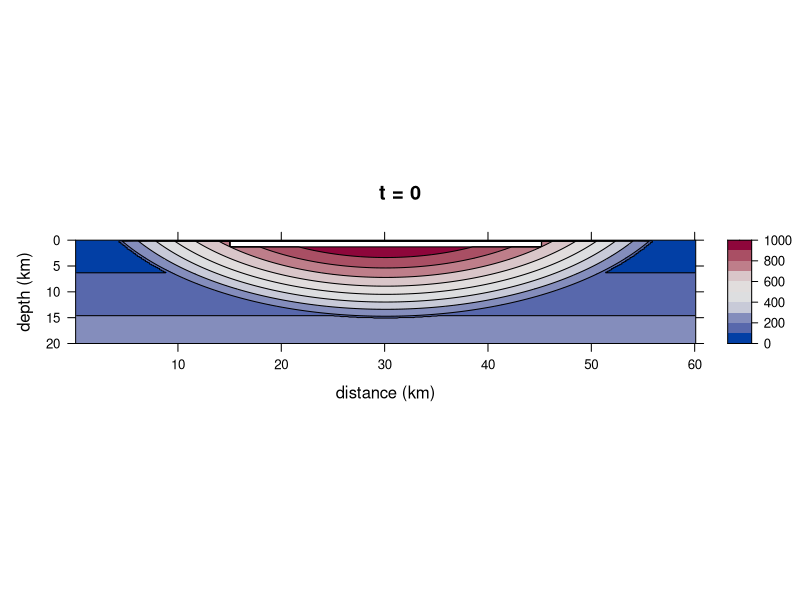

R code for this plot: (Note: a time limit stopped this script after it produced the figure.)
# This script creates a finite difference model of the cooling of a melt sheet
# caused by an impact.
# Specifically, this script is used to run the model in steps to achive a longer
# total number of iterations.
# In this case we model the cooling of the Morokweng melt sheet.
# This code is designed to run in R.
# Updated 2020.10.30 CH


## SETUP -----------------------------------------------------------------------

# Clear all from workspace/environment.
  # rm(list = ls())

# Install and load required packages.
  # Install and load lattice for plotting results.
  if(!require(lattice)){install.packages("lattice")}
  library(lattice)
  # Install and load grDevices for plot color schemes.
  if(!require(grDevices)){install.packages("grDevices")}
  library(grDevices)


## SET MODEL DIMENSIONS --------------------------------------------------------

# Define grid size and node spacing for the model.

# Define size of model domain. 
  x.size <- 60000  # [m]
  z.size <- 20000  # [m]
# Set resolution (number of nodes).  
  x.num <- 300
  z.num <- 200 
# Define stepsize.
  dx <- x.size / (x.num - 1)  # [m] 
  dz <- z.size / (z.num - 1)  # [m]  
# Create vectors of node locations.
  x <- seq(from = 0, to = x.size, by = dx)  # [m]
  z <- seq(from = 0, to = z.size, by = dz)  # [m]


## SET MODEL PARAMETERS --------------------------------------------------------

# Define material properties and initialize arrays for the model area and for
# the melt sheet. 
# All temperatures in °C should be converted to K before running the model.

# Set and calculate constants.
# Set latent heat of fusion of diopside.
  # Suggested value: 421000 J/kg; Abramov and Kring (2007)
  L <- 421000  # [J/kg] 
# Set liquidus temperature.
  # Suggested value: 1195°C from MELTS modeling.
  T.liquidus.C <- 1195  # [°C]
  T.liquidus <- T.liquidus.C + 273.15  # [K]
# Set solidus temperature.
  # Suggested value: 796°C from MELTS modeling.
  T.solidus.C <- 796  # [°C]
  T.solidus <- T.solidus.C + 273.15  # [K]
# Set Zr saturation temperature from MELTS modeling.
  T.Zrsat.C <- 880  # [°C]
# Set heat capacity with no latent heat.
  # Suggested value: 1000 J/(kg*K), heat capacity of basement, melt, breccia; 
  # Abramov and Kring (2007)
  Cp.nolatent <- 1000  # [J/(kg*K)]
# Set initial heat capacity.
  Cp.initial <- matrix(data = Cp.nolatent, nrow = x.num, 
                       ncol = z.num)  # [J/(kg*K)]
# Calculate heat capacity accounting for latent heat of fusion.
  # Suggested value: 3339 J/(kg*K); Abramov and Kring (2007)
  Cp.prime <- Cp.initial + (L / (T.liquidus - T.solidus))  # [J/(kg*K)]
# Initialize matrix for initial model setup below.
  Cp.0 <- Cp.initial  
# Set thermal conductivity.
  # Suggested value: 2.5 W/(m*K), thermal conductivity of basement, melt, 
  # breccia; Abramov and Kring (2007)
  k <- matrix(data = 2.5, nrow = x.num, ncol = z.num)  #[W/(m*K)]
# Set heat productiion.
  # Suggested value: 2.2e-6 is average A value from Jones (1988), table 6
  A <- matrix(data = 2.2e-6, nrow = x.num, ncol = z.num)  # [W/(m^3)]
# Set density.
  # Suggested value: 2700 kg/(m^3), density of basement, melt, breccia; 
  # Abramov and Kring (2007)
  rho <- matrix(data = 2700, nrow = x.num, ncol = z.num)  # [kg/(m^3)]
# Calculate thermal diffusivity.
  Kappa <- k / (rho * Cp.nolatent)   # [(m^2)/s]
  Kappa.min <- min(Kappa)  # [(m^2)/s] 
# Set tectonic uplift rate.
  # We assumed no tectonic uplift. 
  U <- matrix(data = 0, nrow = x.num, ncol = z.num)  # [m/s]
# Set geothermal gradient.
  # Suggested value: 12 K/km, low end of gradient from Jones (1992) 
  a.Kkm <- 12  # [K/km]
  a <- a.Kkm / 1000  # [K/m]

# Define time step.
  dt.max.x <- (dx ^ 2) / (6 * Kappa.min)  # [s] 
  dt.max.z <- (dz ^ 2) / (6 * Kappa.min)  # [s] 
  dt.min <- min(dt.max.x, dt.max.z)
  dt.yr <- dt.min * 3.17098e-8 # [yr]
  dt <- dt.min
# Choose our own dt (has to be bigger than dt.min).
  dt.choice.yr <- 100  # [yr] 
  dt <- dt.choice.yr / 3.17098e-8  # [s]

# Set material properties of the melt sheet.
# Set the temperature of melt sheet.
  # Suggested value: 2370°C; Timms et al. (2017)  
  # Another option: 1700°C; Abramov and Kring (2007)
  T.meltsheet.C <- 2370  # [°C]
  T.meltsheet <- T.meltsheet.C + 273.15  # [K]
# Set dimensions of melt sheet.
  meltsheetdiameter <- 30000  # [m]
  meltsheetvolume <- 800  # [km^3]
# Calculate melt sheet thickness.
  meltsheetvolume.m3 <- meltsheetvolume * (1000 ^ 3)
  meltsheetthickness <- meltsheetvolume.m3 / 
    (((meltsheetdiameter / 2) ^ 2) * pi)  # [m]
# Find the position of the melt sheet in the modeling domain.
  # If the melt sheet is centered in the x direction in the model, find the 
  # position in meters along the x axis of the left (start) and right (end) 
  # sides of the meltsheet.
  xstart.melt <- mean(x) - (meltsheetdiameter / 2)  # [m]
  xend.melt <- mean(x) + (meltsheetdiameter / 2)  # [m]
# Find the index in the vector that corresponds to the positions above.
  xstart.melt.index <- which(abs(x - xstart.melt) == min(abs(x - xstart.melt)))
  xend.melt.index <- which(abs(x - xend.melt) == min(abs(x - xend.melt)))
# Find the z positions of the melt sheet. Make the melt sheet start on the 
# second row of the matrix, below the air layer.
  zstart.melt.index <- 2 
# If the melt sheet is meltsheetthickness and starts at the second row of the
# model, find the index that corresponds to the bottom of the melt sheet.
  zend.melt <- z[2] + meltsheetthickness
  zend.melt.index <- round(zend.melt / dz, digits = 0)
# Rename zend.melt for clarity later on.
  base.MS <- zend.melt / 1000  # [km]
# Input the sample height above base of melt sheet.
  M3.1 <- 0.7532
  M3.2 <- 0.4696
  M3.3 <- 0.2596
  M3.4 <- 0.1701
  M3.6 <- 0.1050

# Set a value for the air (surface) temperature.
  T.surface.C <- 25  # [°C]
  T.surface <- T.surface.C + 273.15  # [K]

# # Save table of parameters as a .csv file. Uncomment if needed.
# # Create and populate a data frame of model parameters (MP).
#   MP <- as.data.frame(matrix(data = NA, nrow = 1, ncol = 3))
#   colnames(MP) <- c("Variable", "Units", "Value")
#   # Model domain and resolution.
#   MP[1, ]  <- c("Model domain and resolution", "", "")
#   MP[2, ]  <- c("Modeled domain, distance", "km", x.size / 1000)
#   MP[3, ]  <- c("Model step size, distance", "m", round(dx, digits = 1))
#   MP[4, ]  <- c("Modeled domain, depth", "km", z.size / 1000)
#   MP[5, ]  <- c("Model step size, depth", "m", round(dz, digits = 1))
#   MP[6, ]  <- c("Model time step", "years", round(dt.choice.yr, digits = 1))
#   # Melt sheet size.
#   MP[7, ]  <- c("Melt sheet dimensions", "", "")
#   MP[8, ]  <- c("Melt sheet diameter", "km", meltsheetdiameter / 1000)
#   MP[9, ]  <- c("Melt sheet volume", "km^3", meltsheetvolume)
#   MP[10, ] <- c("Melt sheet thickness", "km", round(meltsheetthickness / 1000, digits = 2))
#   # Melt sheet and basement rock properties.
#   MP[11, ] <- c("Physical properties of basement and melt sheet", "", "")
#   MP[12, ] <- c("Geothermal gradient", "°C/km", a.Kkm)
#   MP[13, ] <- c("Latent heat of fusion of diopside", "J/kg", L)
#   MP[14, ] <- c("Heat capacity, no latent heat effects", "J/(kg*K)", Cp.nolatent)
#   MP[15, ] <- c("Heat capacity, accounting for latent heat of fusion", "J/(kg*K)", round(Cp.prime[1, 1], digits = 1))
#   MP[16, ] <- c("Thermal conductivity", "W/(m*K)", k[1, 1])
#   MP[17, ] <- c("Heat production, basement and melt sheet", "W/(m^3)", A[1, 1])
#   MP[18, ] <- c("Density, basement and melt sheet", "kg/(m^3)", rho[1,1])
#   MP[19, ] <- c("Thermal diffusivity, basement and melt", "(m^2)/s", round(Kappa[1, 1], digits = 7))
#   MP[20, ] <- c("Tectonic uplift", "m/s", U[1, 1])
#   # Temperatures.
#   MP[21, ] <- c("Temperatures", "", "")
#   MP[22, ] <- c("Temperature, melt sheet at time = 0", "°C", T.meltsheet.C)
#   MP[23, ] <- c("Temperature, surface", "°C", T.surface.C)
#   MP[24, ] <- c("Temperature, liquidus", "°C", T.liquidus.C)
#   MP[25, ] <- c("Temperature, solidus", "°C", T.solidus.C)
#   MP[26, ] <- c("Temperature, Zr saturation", "°C", T.Zrsat.C)
# # Write table to csv. Change path for your working directory.
#   write.csv(MP, file = "Morokweng Results/MeltSheet Results_2020.08.26/ModelParameters_2020.08.26.csv")


## INITIAL T DISTRIBUTION ------------------------------------------------------

# Set up an initial condition of an instantaneously emplaced melt sheet at an 
# elevated temperature and a central uplift region.

# Initialize a matrix for initial temperature conditions.
  T.0 <- matrix(data = 0, nrow = x.num, ncol = z.num)  # [K]
# Assign the first row of the initial matrix to be the air temperature.
  T.0[ , 1] <- T.surface  # [K] 
# Make a geotherm for the initialization matrix.
  for (i in 2:z.num) {
    T.0[ , i] <- T.0[1, 1] + a * z[i]
  }

# Elevate the temperature at central uplift.
  # Elevate the temperature at the central uplift by creating an ellipse with a
  # temperature gradient that is centered above the model domain (in the sky).
  # Here we used a large circle with a diameter two times larger than the melt 
  # sheet diameter, centered above the melt sheet. We scaled the temperature by 
  # position from center of ellipse and replaced these temperatures on relevant
  # nodes of the T.0 initialization matrix.
  for (i in 1:x.num) {
    for (j in 1:z.num) {
      # Calculate the value at the node to determine if it inside or outside the 
      # ellipse.
      node.value <- (((x[[i]] - mean(x))^2) / ((meltsheetdiameter)^2)) + 
        (((z[[j]] - (-meltsheetdiameter / 2))^2) / ((meltsheetdiameter) ^ 2))
      # Assign a value to the uplift matrix that depends on whether the node is
      # inside out outside the uplift ellipse.
      if (node.value <= 1) {
        # Inside the ellipse, scale the temperature position to decrease from 
        # center of ellipse. 
        T.0[i, j] <- 1600 + -node.value * 1150
      } else {
        # Outside the ellipse, keep the geotherm the same temperature.
        T.0[i, j] <- T.0[i, j] 
      }
    }
  }
# Check to see how the uplift geometry and scaling looks (uncomment next line).
  # levelplot(T.0 - 273.15, col.regions = rev(hcl.colors(n = 25, palette = 'Spectral')))

# Emplace the melt sheet on the initial conditions matrix. 
  # Set material properties of the melt sheet.
  for (i in xstart.melt.index:xend.melt.index) {
    for (j in zstart.melt.index:zend.melt.index) {
      T.0[i, j] <- T.meltsheet
      # k[i, j]     <- 3.0    # thermal conductivity, [W/(m*K)]
      # A[i, j]     <- 1e-6   # heat production, [W/(m^3)]
      # rho[i, j]   <- 3300   # density, [kg/(m^3)]
      if (T.0[i, j] < T.liquidus & T.0[i, j] > T.solidus) {
        Cp.0[i, j] <- Cp.initial[i, j]   # heat capacity, [J/(kg*K)]
      } else {
        Cp.0[i, j] <- Cp.prime[i, j]  
      }
      # Kappa[i, j] <- k[i, j] / (rho[i, j] * Cp[i, j])  # [(m^2)/s]
    }
  }
# Reapply air layer to top row of the model to cover the overwriting by the code
# that inserts the central uplift region.
  T.0[, 1] <- T.surface  # [K]

# Plot initial conditions to verify that the model is set up correctly.
levelplot(T.0 - 273.15,
  # Change x and y axis scales and labeling.
  scales = list(x = list(labels = seq(from = 0, to = (x.size / 1000), by = 10)),
                y = list(labels = seq(from = 0, to = (z.size / 1000), by = 5))),
  # Flip y axis so depth increases down.
  ylim = c(200, 0),
  # Add plot labels and title.
  xlab = "distance (km)", 
  ylab = "depth (km)", 
  main = "t = 0",
  # Set the aspect ratio of plot.
  aspect = (z.size / 2) / x.size,
  # Set the color scheme.
  col.regions = hcl.colors(n = 12.5, palette = "Blue-Red"),
  # Turn on contour lines.
  contour = T,
  # Set colorbar limits and density of contour interval on plot.
  # Uncomment the next line to color all temperatures.
  # at = c(seq(0, 2400, length.out = 12.5)))
  # Or, using the next line: color a restricted range of temperatures to better 
  # see the gradient of the central uplift region.
  at = c(seq(0, 1000, length.out = 11)))


## CREATE FUNCTION OF THERMAL MODEL --------------------------------------------

# Make a function to solve the finite difference equation for n time steps.
RunModel <- function(n.timesteps) {
  # Initialize a list as a container for model returns at different times.
  T.n <- list()
  # Place T.0 in the first position of the T.n list.
  T.n[[1]] <- T.0
  # Initialize a list as a container for model returns at Cp values.
  Cp <- list()
  # Place Cp.0 in the first position of the Cp list.
  Cp[[1]] <- Cp.0
  for (t in 1:n.timesteps) {
    # Initialize T.n[[t + 1]]
    T.n[[t + 1]] <- matrix(data = NA, nrow = x.num, ncol = z.num)
    # Initialize Cp[[t + 1]]
    Cp[[t + 1]] <- matrix(data = NA, nrow = x.num, ncol = z.num)
    # Calculate T for interior of T.n[[t + 1]] matrix.
    for (i in 2:(x.num - 1)) {
      for (j in 2:(z.num - 1)) {
        # Set constant T border.
        T.n[[t + 1]][, 1] <- T.n[[1]][1, 1]  # top
        T.n[[t + 1]][, z.num] <- T.n[[1]][x.num, z.num]  # bottom
        T.n[[t + 1]][x.num, ] <- T.n[[t]][x.num, ]  # right
        T.n[[t + 1]][1, ] <- T.n[[1]][1, ]  # left
        # Calculate T in the interior of the model
        T.n[[t + 1]][i, j] <- T.n[[t]][i, j] +
          # conduction term
          ((Kappa[i, j] * dt) * (((T.n[[t]][(i + 1), j] - (2 * T.n[[t]][i, j]) + T.n[[t]][(i - 1), j]) / (dx ^ 2)) + ((T.n[[t]][i, (j + 1)] - (2 * T.n[[t]][i, j]) + T.n[[t]][i, (j - 1)]) / (dz ^ 2) ))) +
          # heat production term
          ((A[i, j] * dt) / (rho[i, j] * Cp[[t]][i, j])) +
          # advection/uplift term
          (U[i, j] * dt * ((T.n[[t]][i, (j + 1)] - T.n[[t]][i, j]) / dz))
      }
    }
    # Calculate Cp based on the most recent run of the model to be used in the
    # next iteration of the model.
    # Set constant Cp border.
    Cp[[t + 1]][1, ] <- Cp.initial[1, ]  # left
    Cp[[t + 1]][x.num, ] <- Cp.initial[x.num, ]  # right
    Cp[[t + 1]][, 1] <- Cp.initial[, 1]  # top
    Cp[[t + 1]][, z.num] <- Cp.initial[, z.num]  # bottom
    # Calculate Cp for interior of the model.
    for (i in 2:(x.num - 1)) {
      for (j in 2:(z.num - 1)) {
        Cp[[t + 1]][i, j] <- ifelse(T.n[[t + 1]][i, j] < T.liquidus && T.n[[t + 1]][i, j] > T.solidus, Cp.prime[i, j], Cp.initial[i, j])
      }
    }
  }
  objects.to.return <- list("T.n" = T.n, "Cp" = Cp)
  return(objects.to.return)
}


## RUN MODEL -------------------------------------------------------------------

# Solve the finite difference equation for n time steps.
# Set number of time steps. 
  n <- 10000 
# Run model for n timesteps.
  model.results <- RunModel(n)  
# Save the model results of temperature to R environment.
  T.n <- model.results$T.n  # [K]

# Save model results to computer. Change path for your working directory.
  # saveRDS(T.n, file = "Morokweng Results/MeltSheet Results_2020.08.27/T.n_2370_n10000.RData")
# Load in previous model run results. Change path for your working directory.
  # T.n <- readRDS("Morokweng Results/MeltSheet Results_2020.06.23/T.n_1700.RData")


## PLOT 2D MODEL RESULTS -------------------------------------------------------

# Make plotting function to plot model results in °C using the lattice package.
levelplotCH <- function(IterationNumber,
                        x.axis.in.m = x,
                        z.axis.in.m = z,
                        dtyr = dt.yr,
                        xnum = x.num,
                        znum = z.num,
                        xval = x.size,
                        zval = z.size) {
  # Specify dataset by the model iteration number.
  InputMatrix <- T.n[[IterationNumber]]
  # Make plot.                                                
  OutputPlot <- levelplot(InputMatrix - 273.15,
    # Change x and y axis scales and labeling.
    scales = list(x = list(labels = seq(from = 0, to = (xval / 1000), by = 10)),
                  y = list(labels = seq(from = 0, to = (zval / 1000), by = 2))),
    # Flip y axis so depth increases down.
    # Cut off the bottom part of the model because of edge effects.
    ylim = c(100, 0),
    # Add plot labels and title.
    xlab = "distance (km)", # x axis label
    ylab = "depth (km)", # y axis label
    main = paste("t =", (round(((IterationNumber - 1) * dt.choice.yr),
                               digits = 0)) / 1000, "ka", sep = " "),
    # Set the aspect ratio of plot.
    aspect = (zval / 2) / xval,
    # Set the color scheme.
    col.regions = hcl.colors(n = 12.5, palette = "Blue-Red"),
    # Commount out the line above and uncomment the lind below to plot in 
    # grayscale.
    # col.regions = rev(hcl.colors(n = 25, palette = 'Grays')),  
    contour = T,  # Add contour lines.
    # Set colorbar limits and density of contour interval on plot.
    at = c(seq(0, 2400, length.out = 12.5))) 
  return(OutputPlot)
}

# Make plotting function to plot model results in °C zoomed in on the top four 
# kilometers of the model. See function above for code comments.
levelplotCHzoom <- function(IterationNumber,
                            x.axis.in.m = x,
                            z.axis.in.m = z,
                            dtyr = dt.yr,
                            xnum = x.num,
                            znum = z.num,
                            xval = x.size,
                            zval = z.size) {
  InputMatrix <- T.n[[IterationNumber]]          
  OutputPlot <- levelplot(InputMatrix - 273.15,
    scales = list(x = list(labels = seq(from = 0, to = (xval / 1000), by = 10)),
    y = list(labels = seq(from = 0, to = (zval / 1000), by = 1))),
    ylim = c(40, 0),
    xlab = "distance (km)",
    ylab = "depth (km)",
    main = paste("t =", (round(((IterationNumber - 1) * dt.choice.yr), 
                               digits = 0)) / 1000, "ka", sep = " "),
    aspect = (zval / 2) / xval,
    col.regions = hcl.colors(n = 12.5, palette = "Blue-Red"),
    contour = T,
    at = c(seq(0, 2400, length.out = 12.5)))
  return(OutputPlot)
}

# Make plotting function to plot model results in °C zoomed in on the top four 
# kilometers of the model with only contour lines, no color. 
# See function above for code comments.
levelplotCHzoom.nocolor <- function(IterationNumber,
                                    x.axis.in.m = x,
                                    z.axis.in.m = z,
                                    dtyr = dt.yr,
                                    xnum = x.num,
                                    znum = z.num,
                                    xval = x.size,
                                    zval = z.size) {
  InputMatrix <- T.n[[IterationNumber]]                               
  OutputPlot <- levelplot(InputMatrix - 273.15,
    scales = list(x = list(labels = seq(from = 0, to = (xval / 1000), by = 10)),
                  y = list(labels = seq(from = 0, to = (zval / 1000), by = 1))),
    ylim = c(40, 0),
    xlab = "distance (km)", 
    ylab = "depth (km)",
    main = paste("t =", (round(((IterationNumber - 1) * dt.choice.yr), 
                               digits = 0)) / 1000, "ka", sep = " "),
    aspect = (zval / 2) / xval,
    region = FALSE,
    # col.regions = hcl.colors(n = 12.5, palette = "Blue-Red"),
    contour = T, 
    at = c(seq(0, 2400, length.out = 12.5))) 
  return(OutputPlot)
}

# Check to see that the model ran correctly and that the plotting functions
# work (uncomment the next lines).
  # levelplotCH(101)
  # levelplotCHzoom(20001)
  # levelplotCHzoom.nocolor(1)


## RUN MODEL FOR 1 Myr TO 2 Myr ------------------------------------------------

# Run model from 1 to 1.5 Myr.

# Replace the starting conditions with the last conditions from the previous
# model run.
  T.0 <- model.results$T.n[[length(T.n)]]
  Cp.0 <- model.results$Cp[[length(T.n)]]

# Solve the finite difference equation for n time steps.
  # Set number of time steps. 
  n2 <- 5000 
  # Run model for n timesteps.
  model.results <- RunModel(n2)  
  # Save the model results of temperature to R environment.
  T.n.2 <- model.results$T.n  # [K]

# Save model results to computer. Change path for your working directory.
  # saveRDS(T.n.2, file = "Morokweng Results/MeltSheet Results_2020.08.27/T.n.2_2370_10002to15002.RData")

# Combine T.n and T.n.2 by appending T.n.2 to the bottom of the T.n list.
  T.n <- c(T.n, T.n.2)


# Run model from 1.5 to 2 Myr.

# Replace the starting conditions with the last conditions from the previous
# model run.
  T.0 <- model.results$T.n[[length(T.n.2)]]
  Cp.0 <- model.results$Cp[[length(T.n.2)]]

# Solve the finite difference equation for n time steps.
  # Set number of time steps. 
  n3 <- 5000 
  # Run model for n timesteps.
  model.results <- RunModel(n3)  
  # Save the model results of temperature to R environment.
  T.n.3 <- model.results$T.n  # [K]

# Save model results to computer. Change path for your working directory.
  # saveRDS(T.n.3, file = "Morokweng Results/MeltSheet Results_2020.08.27/T.n.3_2370_15002to20002.RData")

# Combine T.n and T.n.3 by appending T.n.3 to the bottom of the T.n list.
  T.n <- c(T.n, T.n.3)

# Remove repeats (model runs used as initial conditions for the subsequent 
# model).
  # n = 10000 gives T.n with length  10001, so 10002 is a repeat
  # 10002 + 5000 = 15002, so 15003 is a repeat
  # should end up with total n + 1 (for T.0)
  T.n <- T.n[-c(10002, 15003)]

# Save model results to computer. Change path for your working directory.
  # saveRDS(T.n, file = "Morokweng Results/MeltSheet Results_2020.08.27/T.n_2370_2Myr.RData")

## RUN MODEL FOR 2 Myr TO 3 Myr ------------------------------------------------

# Run model from 2 to 2.5 Myr.

# Replace the starting conditions with the last conditions from the previous
# model run.
  # T.0 <- model.results$T.n[[length(T.n.3)]]
  # Cp.0 <- model.results$Cp[[length(T.n.3)]]
  T.0 <- model.results$T.n[[length(5001)]]
  Cp.0 <- model.results$Cp[[length(5001)]]

# Solve the finite difference equation for n time steps.
  # Set number of time steps. 
  n4 <- 5000 
  # Run model for n timesteps.
  model.results <- RunModel(n4)  
  # Save the model results of temperature to R environment.
  T.n.4 <- model.results$T.n  # [K]

# Save model results to computer. Change path for your working directory.
  # saveRDS(T.n.4, file = "Morokweng Results/MeltSheet Results_2020.08.27/T.n.4_2370_20002to25002.RData")

# Combine T.n and T.n.4 by appending T.n.4 to the bottom of the T.n list.
  T.n <- c(T.n, T.n.4)


## EXTRACT AND PLOT 1D PROFILE RESULTS FOR M3 ----------------------------------

# Extract 1D results at the location of the M3 borehole.

# Iterate through T.n list, extract temperature values through 70.3% away from 
# the center of  the melt sheet (location of borehole M3), save in list T.1D.  
  # Initialize list to hold center values from T.n matricies.
  T.1D <- list()
  # Find the node location of M3.
  M3 <- round((mean(x) - ((meltsheetdiameter / 2) * 0.703)) / dx, digits = 0)
  # Iterate through all matrices in T.n to extract temperature values at M3.
  for (i in 1:length(T.n)) {
    T.1D[[i]] <- T.n[[i]][(M3), ]
  }
  # Extract key results to plot.
  # Initialize list to hold key results.
  T.1D.lim <- list()
  # Set key results.
  keyresults <- c(1, 5001, 10001, 15001, 20001, 25001)
  # Iterate through keyresults and save a list of those temperature profiles.
  for (n in 1:length(keyresults)) {
    T.1D.lim[[n]] <- T.1D[[keyresults[[n]]]]
  }
  
# Plot 1D profile through M3 borehole. 
  plot.new()  
  plot(range(0, 2500), range(0, 4),
       type = "n",
       xlab = "temperature (°C)",
       ylab = "depth (km)",
       ylim = c(4, 0),
       yaxs = "i",
       xlim = c(0, 2500),
       xaxs = "i")
  # Set number of colors based on number of model results being plotted.
  colors <- (hcl.colors(n = length(T.1D.lim), palette = "Spectral"))
  # Add lines.
  for (i in 1:length(T.1D.lim)) {
    tempprofile <- T.1D.lim[[i]] - 273.15
    lines(tempprofile, z / 1000, lwd = 1.75,  col = colors[i])
  }
  # Add title.
  title("1D profile of borehole M3", cex.main = 0.8)
  # Add vertical lines for liquidus and solidus.
  lines(c(T.liquidus.C, T.liquidus.C), c(0, 4), lwd = 2, col = "gray")
  lines(c(T.solidus.C, T.solidus.C), c(0, 4), lwd = 2, col = "gray")
  text(x = T.liquidus.C + 30, y = 3.5, labels = "liquidus", srt = 270)
  text(x = T.solidus.C + 30, y = 3.5, labels = "solidus", srt = 270)
  # Add a legend. 
  legend("bottomright", 
         paste(round(((keyresults - 1) * dt.choice.yr), digits = 0) / 1000), 
         cex = 0.8, col = colors, lty = "solid", lwd = 1.75,
         title = "time elapsed (ka)")
  # Add geotherm. 
  lines(c(25, 4 * a.Kkm), c(0, 4), col = "black")

## EXTRACT AND PLOT 1D PROFILE RESULTS FOR CENTER OF MELT SHEET ----------------

# Extract 1D results through center of 2D model results.

# Iterate through T.n list, extract temperature values through center of melt 
# sheet, save in list T.1D.center.
  # Initialize list to hold center values from T.n matricies.
  T.1D.center <- list()
  # Iterate through all matrices in list T.n to extract temperature values at 
  # the center of the melt sheet.
  for (i in 1:length(T.n)) {
    T.1D.center[[i]] <- T.n[[i]][(x.num / 2), ]
  }
  # Extract key results to plot.
  # Initialize list to hold key results.
  T.1D.center.lim <- list()
  # Set key results.
  keyresults.center <- c(1, 5001, 10001, 15001, 20001, 25001)
  # Iterate through keyresults and save a list of those temperature profiles.
  for (n in 1:length(keyresults.center)) {
    T.1D.center.lim[[n]] <- T.1D.center[[keyresults.center[[n]]]]
  }

# Plot 1D profile through the center of the melt sheet. 
  plot.new()  
  plot(range(0, 2500), range(0, 4),
       type = "n",
       xlab = "temperature (°C)",
       ylab = "depth (km)",
       ylim = c(4, 0),
       yaxs = "i",
       xlim = c(0, 2500),
       xaxs = "i")
  colors <- (hcl.colors(n = length(T.1D.center.lim), palette = "Spectral"))
  for (i in 1:length(T.1D.center.lim)) {
    tempprofile <- T.1D.center.lim[[i]] - 273.15
    lines(tempprofile, z / 1000, lwd = 1.75,  col = colors[i])
  }
  title("1D profile of center of melt sheet", cex.main = 0.8)
  lines(c(T.liquidus.C, T.liquidus.C), c(0, 4), lwd = 2, col = "gray")
  lines(c(T.solidus.C, T.solidus.C), c(0, 4), lwd = 2, col = "gray")
  text(x = T.liquidus.C + 30, y = 3.5, labels = "liquidus", srt = 270)
  text(x = T.solidus.C + 30, y = 3.5, labels = "solidus", srt = 270)
  legend("bottomright", 
         paste(round(((keyresults - 1) * dt.choice.yr), digits = 0) / 1000), 
         cex = 0.8, col = colors, lty = "solid", lwd = 1.75,
         title = "time elapsed (ka)")
  # Add geotherm. 
  lines(c(25, 4 * a.Kkm), c(0, 4), col = "black")
